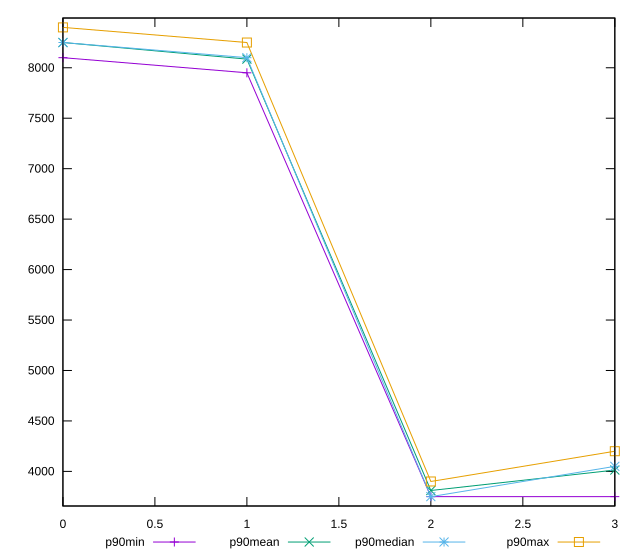

The gnuplot source for this figure:
reset

$p90Min <<EOF
0 8100
1 7950
2 3750
3 3750
EOF

$p90Mean <<EOF
0 8250
1 8085.63829787234
2 3810.6382978723404
3 4013.404255319149
EOF

$p90Median <<EOF
0 8250
1 8100
2 3750
3 4050
EOF

$p90Max <<EOF
0 8400
1 8250
2 3900
3 4200
EOF

set key outside below
set xrange [0:3]
set yrange [3657:8493]
set trange [3657:8493]
set terminal svg size 640, 560 enhanced background rgb 'white'
set output "reports/report_00033_2021-03-01T14-23-16.841Z/uses-text-compression/progression/value.svg"

plot $p90Min title "p90min" with linespoints, \
     $p90Mean title "p90mean" with linespoints, \
     $p90Median title "p90median" with linespoints, \
     $p90Max title "p90max" with linespoints

reset
